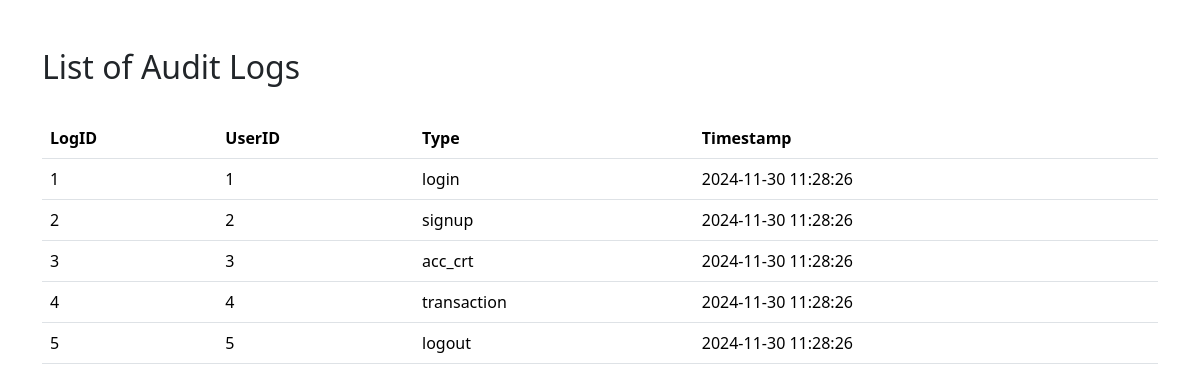
/admin/read_audit_logs.php, run on the app's committed database.
### tables this page shows
CREATE TABLE Audit_Logs (
    LogID BIGINT UNSIGNED NOT NULL AUTO_INCREMENT PRIMARY KEY,
    UserID INT NOT NULL,
    Type ENUM('login', 'logout', 'signup', 'delete', 'acc_crt', 'acc_del', 'card_crt', 'card_del', 'transaction') NOT NULL,
    Timestamp TIMESTAMP DEFAULT CURRENT_TIMESTAMP,
    FOREIGN KEY (UserID) REFERENCES Users(UserID)
);

### admin/read_audit_logs.php (the view, shortened to what this page needs)
<!DOCTYPE html>
<html lang="en">
<head>
    <link href="https://cdn.jsdelivr.net/npm/bootstrap@5.3.3/dist/css/bootstrap.min.css" rel="stylesheet">
</head>
<body>
    <div class="container my-5">
        <h2>
            List of Audit Logs
        </h2>
        <br>
        <table class="table">
            <thead>
                <tr>
                    <th>LogID</th>
                    <th>UserID</th>
                    <th>Type</th>
                    <th>Timestamp</th>
                </tr>
            </thead>
            <tbody>
                <?php
                $servername = "localhost";
                $username = "root";
                $password = "";
                $database = "pos_db";
                $connection = new mysqli($servername, $username, $password, $database);
                $sql = "SELECT * FROM Audit_Logs";
                $result = $connection->query($sql);
                while ($row = $result->fetch_assoc()) {
                    echo "
                    <tr>
                        <td>$row[LogID]</td>
                        <td>$row[UserID]</td>
                        <td>$row[Type]</td>
                        <td>$row[Timestamp]</td>
                    </tr>
                    ";
                }
                ?>
            </tbody>
        </table>
    </div>
</body>
</html>

### data on the page
audit_logs: LogID "1", UserID "1", Type "login", Timestamp "2024-11-30 11:28:26"
audit_logs: LogID "2", UserID "2", Type "signup", Timestamp "2024-11-30 11:28:26"
audit_logs: LogID "3", UserID "3", Type "acc_crt", Timestamp "2024-11-30 11:28:26"
audit_logs: LogID "4", UserID "4", Type "transaction", Timestamp "2024-11-30 11:28:26"
audit_logs: LogID "5", UserID "5", Type "logout", Timestamp "2024-11-30 11:28:26"
